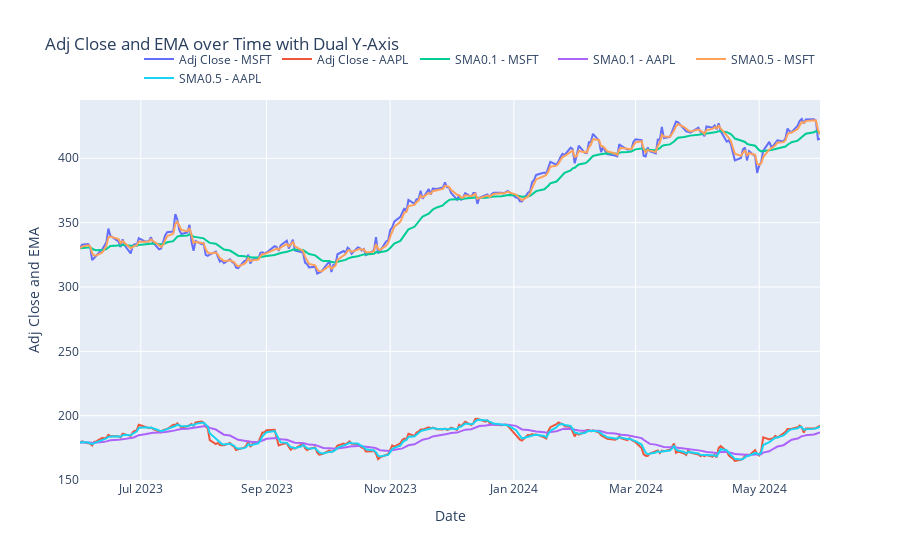

The notebook cell this image was saved under:
### Code cell
fig = go.Figure()

# Add traces for 'Adj Close'
for category in df_historical['symbol'].unique():
    filtered_df = df_historical[df_historical['symbol'] == category]
    fig.add_trace(go.Scatter(
        x=filtered_df['Date'],
        y=filtered_df['Adj Close'],
        mode='lines',
        name=f'Adj Close - {category}',
        yaxis='y1'
    ))

# Add traces for 'SMA'
for category in df_historical['symbol'].unique():
    filtered_df = df_historical[df_historical['symbol'] == category]
    fig.add_trace(go.Scatter(
        x=filtered_df['Date'],
        y=filtered_df[EMA1],
        mode='lines',
        name=f'SMA{EMA1_ALPHA} - {category}',
        yaxis='y1'
    ))

for category in df_historical['symbol'].unique():
    filtered_df = df_historical[df_historical['symbol'] == category]
    fig.add_trace(go.Scatter(
        x=filtered_df['Date'],
        y=filtered_df[EMA2],
        mode='lines',
        name=f'SMA{EMA2_ALPHA} - {category}',
        yaxis='y1'
    ))

# Update layout
fig.update_layout(
    title='Adj Close and EMA over Time with Dual Y-Axis',
    xaxis=dict(title='Date'),
    yaxis=dict(title='Adj Close and EMA'),
    legend=dict(orientation="h", yanchor="bottom", y=1.02, xanchor="right", x=1)
)

# Display the plot
fig.show()

### Figure 1 — Plotly figure (JSON) as saved in the notebook; plotly's stock layout.template omitted (floating-point values rounded to 4 significant figures; data arrays with more than 128 entries replaced by an {"elided": "..."} marker saying what was removed)
{"data": [{"mode": "lines", "name": "Adj Close - MSFT", "type": "scatter", "x": {"elided": "252 str values"}, "y": {"elided": "252 float values"}, "yaxis": "y"}, {"mode": "lines", "name": "Adj Close - AAPL", "type": "scatter", "x": {"elided": "252 str values"}, "y": {"elided": "252 float values"}, "yaxis": "y"}, {"mode": "lines", "name": "SMA0.1 - MSFT", "type": "scatter", "x": {"elided": "252 str values"}, "y": {"elided": "252 float values"}, "yaxis": "y"}, {"mode": "lines", "name": "SMA0.1 - AAPL", "type": "scatter", "x": {"elided": "252 str values"}, "y": {"elided": "252 float values"}, "yaxis": "y"}, {"mode": "lines", "name": "SMA0.5 - MSFT", "type": "scatter", "x": {"elided": "252 str values"}, "y": {"elided": "252 float values"}, "yaxis": "y"}, {"mode": "lines", "name": "SMA0.5 - AAPL", "type": "scatter", "x": {"elided": "252 str values"}, "y": {"elided": "252 float values"}, "yaxis": "y"}], "layout": {"legend": {"orientation": "h", "x": 1, "xanchor": "right", "y": 1.02, "yanchor": "bottom"}, "title": {"text": "Adj Close and EMA over Time with Dual Y-Axis"}, "xaxis": {"title": {"text": "Date"}}, "yaxis": {"title": {"text": "Adj Close and EMA"}}}}
